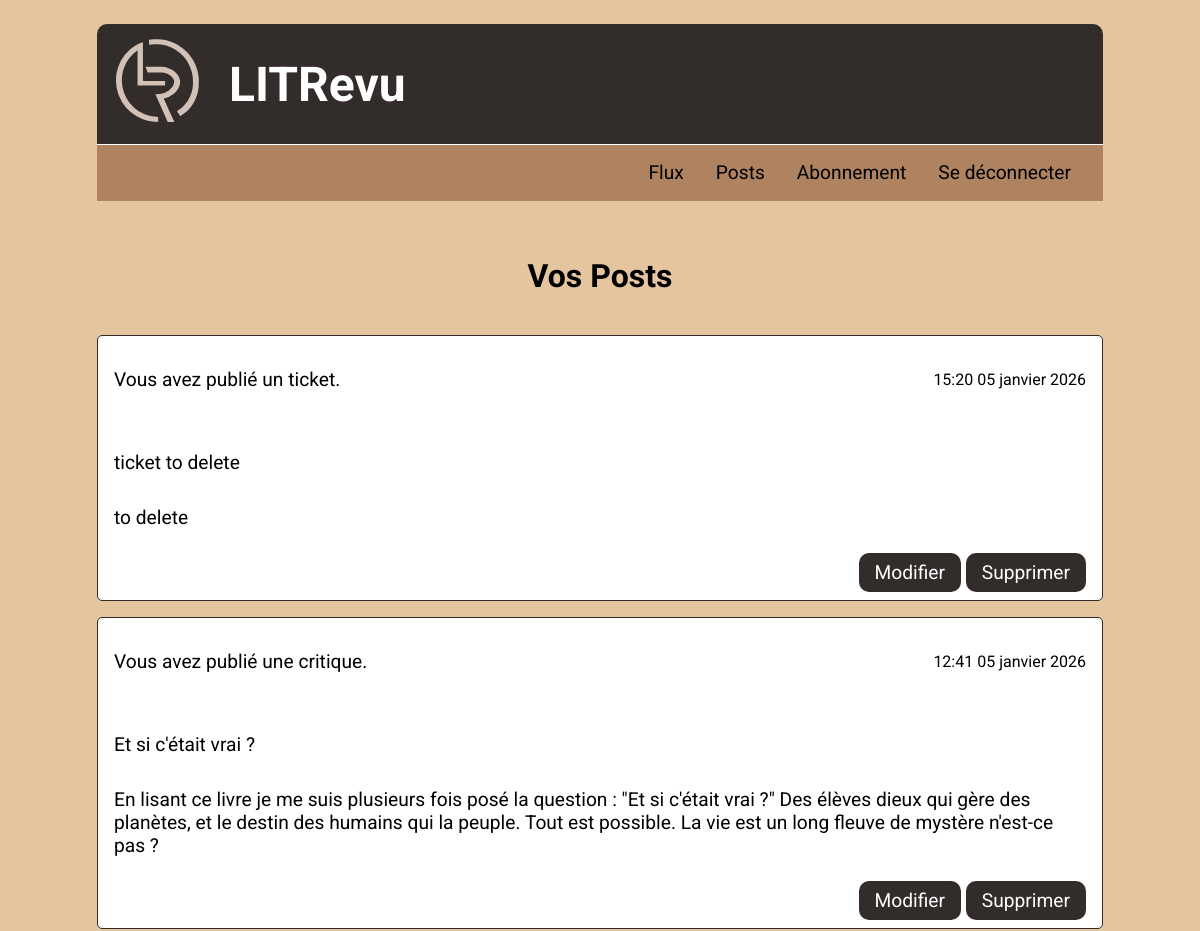
/posts/ (signed in, upper part), run on an earlier commit of the app's database.
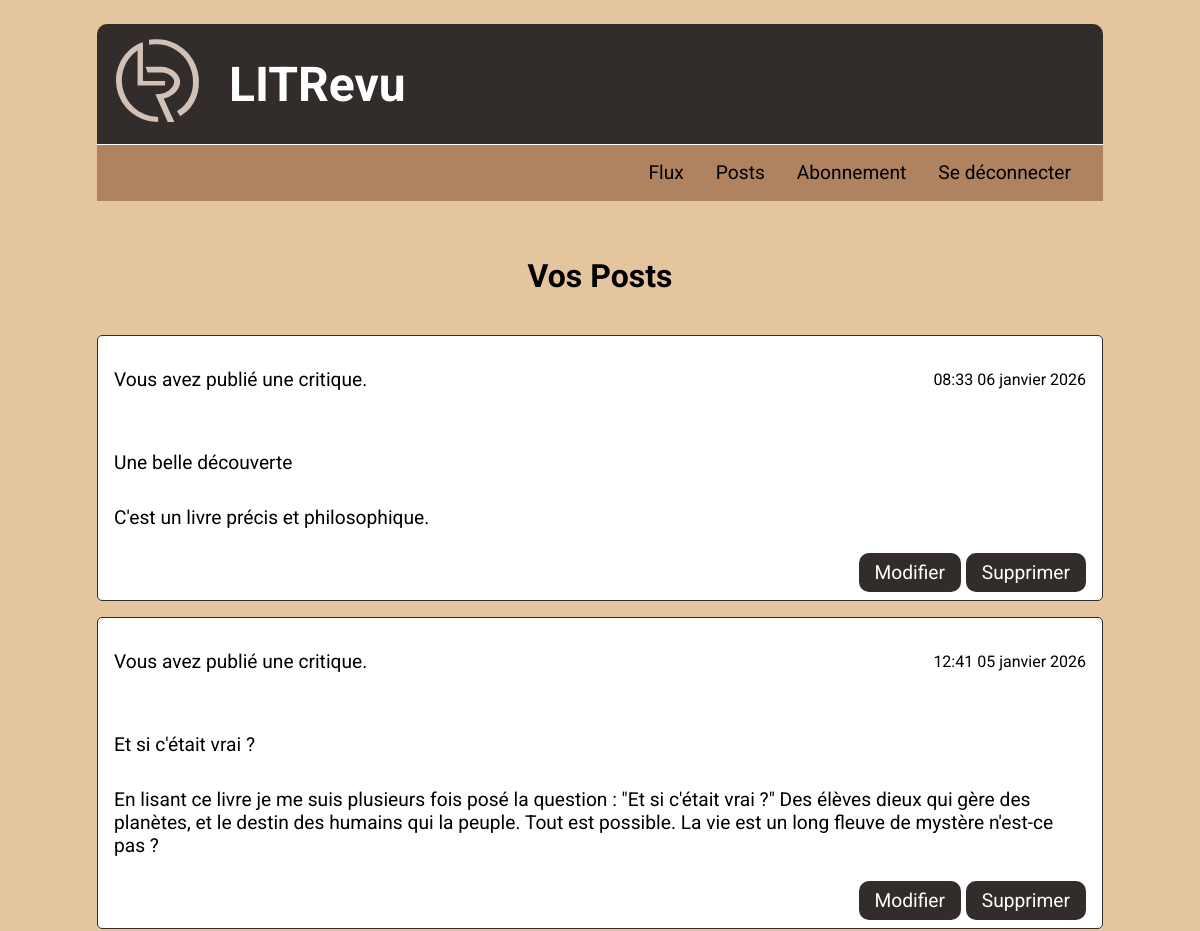
And on a later commit of the database.
### flux/models.py (models this page shows, shortened)
class Ticket(models.Model):
    ticket = models.CharField(max_length=128)
    description = models.TextField(max_length=2048, blank=True)
    user = models.ForeignKey(to=settings.AUTH_USER_MODEL,
                             on_delete=models.CASCADE)
    image = models.ImageField(null=True, blank=True)
    time_created = models.DateTimeField(auto_now_add=True)
    @property
    def content_type(self):
        return "Ticket"

class Review(models.Model):
    ticket = models.ForeignKey(to=Ticket, on_delete=models.CASCADE)
    rating = models.PositiveSmallIntegerField(
        validators=[MinValueValidator(0), MaxValueValidator(5)]
    )
    user = models.ForeignKey(to=settings.AUTH_USER_MODEL,
                             on_delete=models.CASCADE)
    headline = models.CharField(max_length=128)
    body = models.TextField(max_length=8192, blank=True)
    time_created = models.DateTimeField(auto_now_add=True)
    @property
    def content_type(self):
        return "Review"

### flux/views.py (the view)
# urls.py: path('posts/', flux.views.get_posts, name='posts'),
@login_required
def get_posts(request):
    tickets = Ticket.objects.all()
    reviews = Review.objects.all()
    list_tickets: Iterable[Model] = tickets.filter(user=request.user)
    list_reviews: Iterable[Model] = reviews.filter(user=request.user)
    posts = sorted(
        chain(list_tickets, list_reviews),
        key=lambda obj: obj.time_created,
        reverse=True
    )
    return render(request, 'flux/posts.html', context={'posts': posts})

### flux/templates/flux/posts.html
{% extends 'base.html' %}
{% load static %}
{% block content %}
    <main class="main_tickets">
    <h2>Vos Posts</h2>
    <section class="block-articles">
        {% if posts %}
            {% for post in posts %}
                <article>
                    <div class="article_header">
                        <p>
                            {% if post.content_type == 'Ticket' %}
                                Vous avez publié un ticket.
                            {% else %}
                                Vous avez publié une critique.
                            {% endif %}
                        </p>
                        <p class="time_txt">
                            {{ post.time_created|date:"H:i d F Y" }}
                        </p>
                    </div>
                    {% if post.content_type == 'Ticket' %}
                        <p>{{ post.ticket }}</p>
                        <p>{{ post.description }}</p>
                    {% else %}
                        <p>{{ post.headline }}</p>
                        <p>{{ post.body }}</p>
                    {% endif %}
                    <div class="btn-grp-action">
                        {% if post.content_type == 'Ticket' %}
                            <a href="{% url 'ticket_edit' post.id %}"
                               class="update_link">Modifier</a>
                            <a href="{% url 'ticket_delete' post.id %}"
                               class="update_link">Supprimer</a>
                        {% else %}
                            <a href="{% url 'review_edit' post.id %}"
                               class="update_link">Modifier</a>
                            <a href="{% url 'review_delete' post.id %}"
                               class="update_link">Supprimer</a>
                        {% endif %}
                    </div>
                </article>
            {% endfor %}
        {% else %}
            <div class="empty-posts">
                <p>Vous n'avez publié aucuns posts.</p>
                <img src="{% static 'litrevu/images/empty.png' %}" alt="">
            </div>
        {% endif %}
    </section>
    </main>
{% endblock %}

What changed in the data, as far as the page shows it:
removed Ticket: shows "Vous avez publié un ticket.", time_created "15:20 05 janvier 2026", ticket "ticket to delete", description "to delete", shows "Modifier"
added Review: shows "Vous avez publié une critique.", time_created "08:33 06 janvier 2026", headline "Une belle découverte", body "C'est un livre précis et philosophique.", shows "Modifier"
